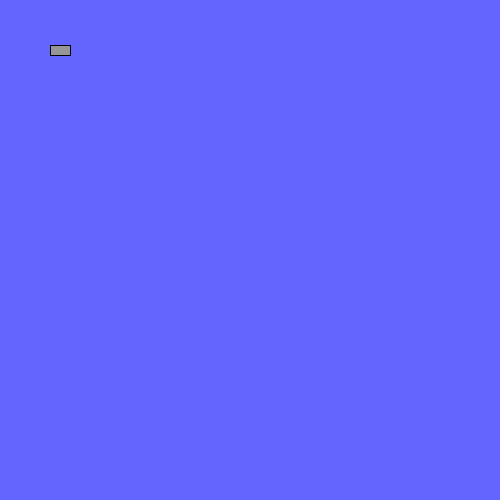
Frame 1 (no input)
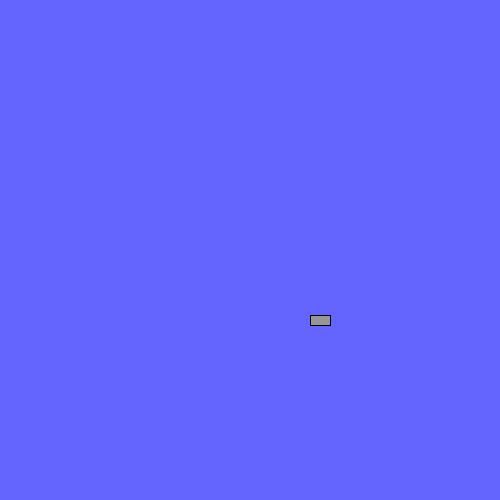
Frame 60 (the mouse pressed at the canvas centre just before this capture)
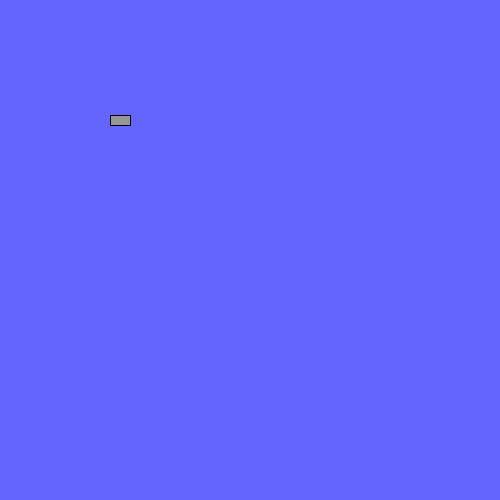
Frame 120 (the mouse held since frame 60 and released just before this capture)

The Processing sketch that drew these frames (run headless with seeded random() and noise(); from frame 60 on, the mouse is pressed at the canvas centre):

// Processing sketch: processing_30428
// ── processing_30428.pde

Car gordon;
void setup(){
  size(500, 500);
  gordon = new Car(color(150),20,10,40);
}

void draw(){
 background(100, 100, 400);
 gordon.drive();
  gordon.display();
  
}

// Even though there are multiple objects, we still only need one class.
// No matter how many cookies we make, only one cookie cutter is needed.
class Car {
  color c;
  float xpos;
  float ypos;
  float xspeed;
 
  // The Constructor is defined with arguments.
  Car(color tempC, float tempXpos, float tempYpos, float tempXspeed) {
    c = tempC;
    xpos = tempXpos;
    ypos = tempYpos;
    xspeed = tempXspeed;
  }
 
  void display() {
    stroke(0);
    fill(c);
    rectMode(CENTER);
    rect(xpos,ypos,20,10);
  }
 
  void drive() {
    ypos = ypos + xspeed;
    xpos = xpos + xspeed;
    if (xpos > width) {
     xpos = 0;
    }
     if (ypos > width) {
    ypos = 0;
    }
  }
}               
